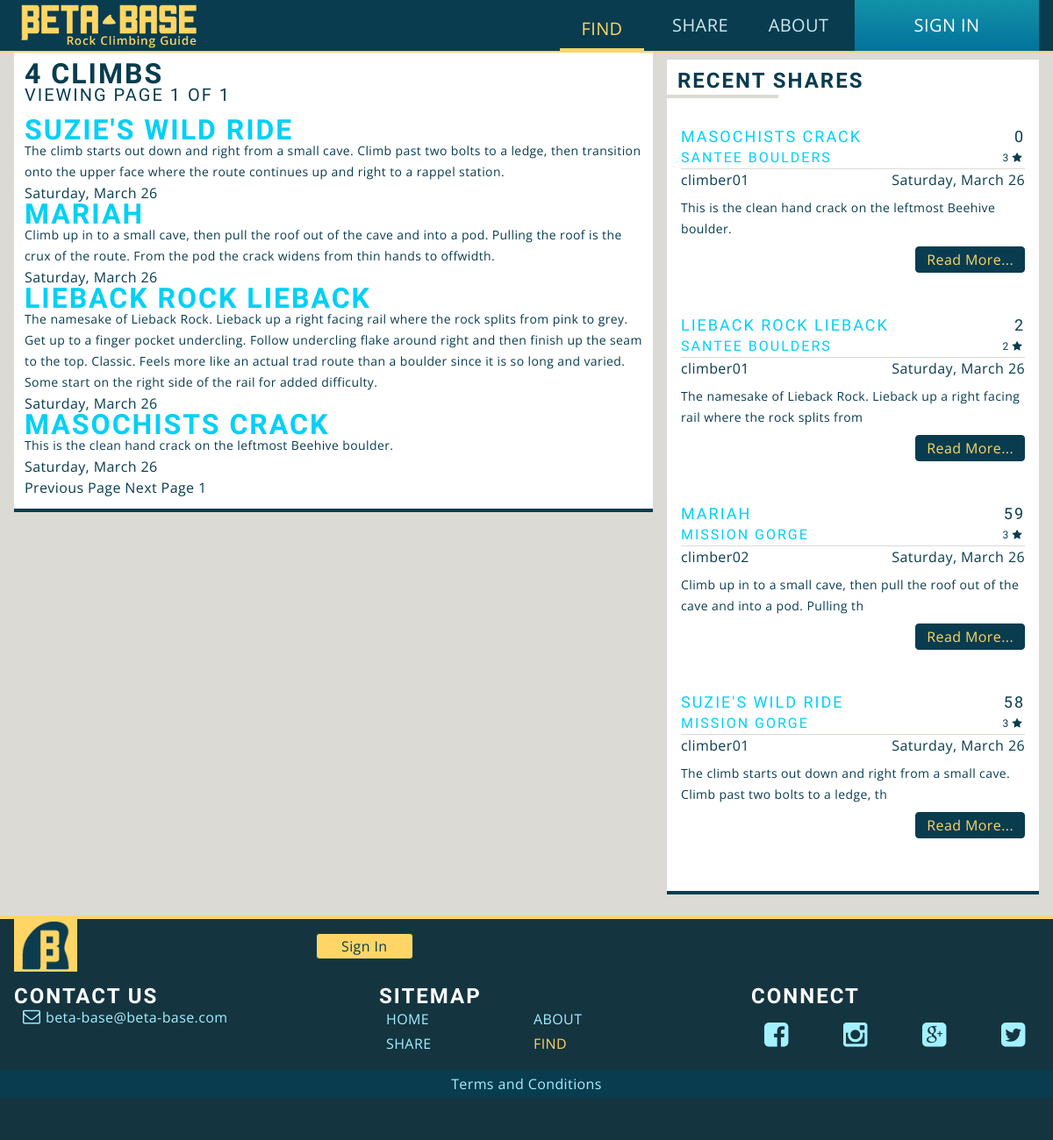
Page /search-result.php (signed in) on the earlier database version.
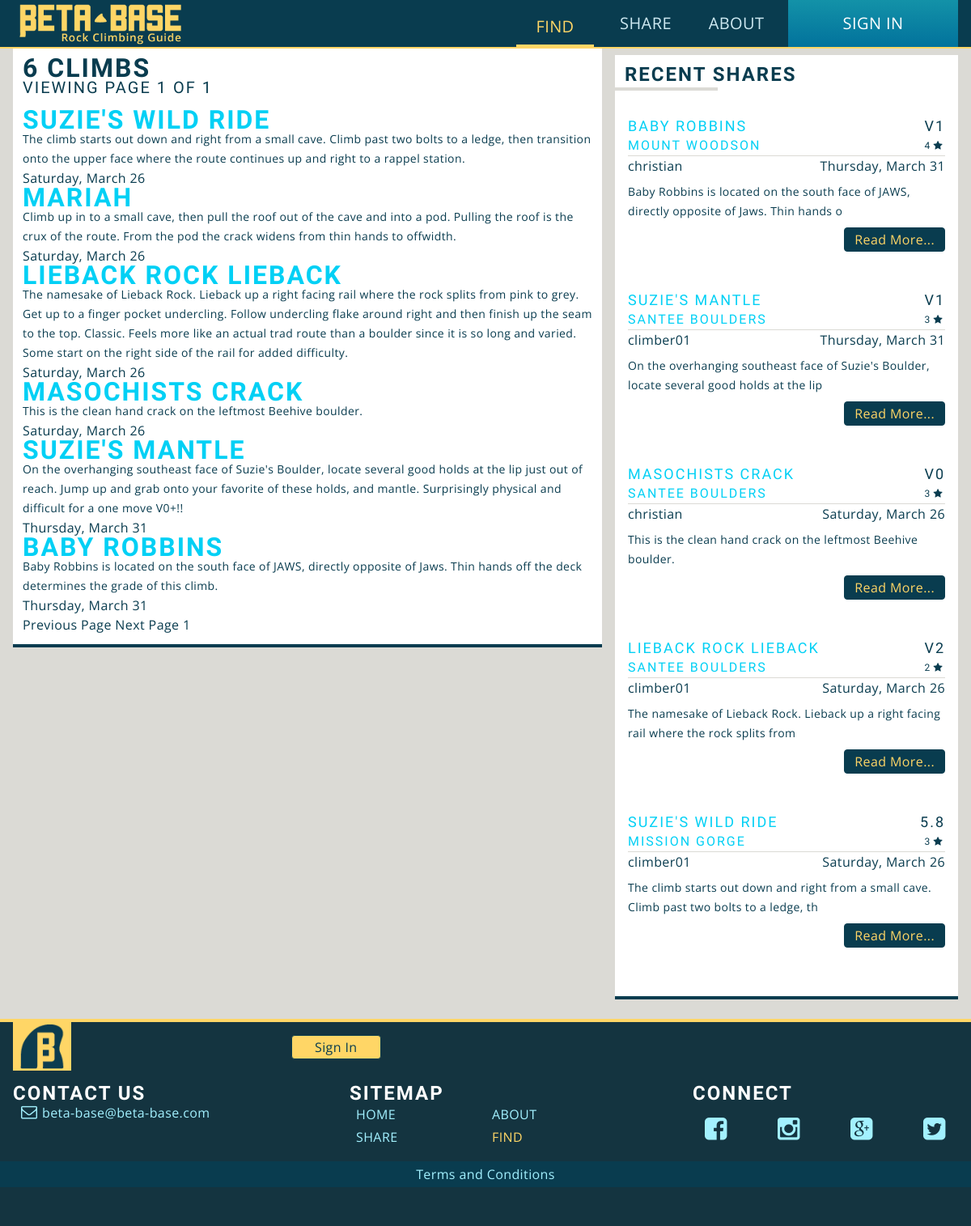
Same page on the later database version.
### tables this page shows
CREATE TABLE IF NOT EXISTS `climbs` (
`climb_id` mediumint(9) NOT NULL,
  `name` varchar(50) NOT NULL,
  `description` text NOT NULL,
  `date` datetime NOT NULL,
  `user_id` mediumint(9) NOT NULL,
  `area_id` mediumint(9) NOT NULL,
  `type` varchar(20) NOT NULL,
  `v_grade` varchar(3) DEFAULT NULL,
  `y_grade` varchar(5) DEFAULT NULL,
  `is_approved` tinyint(1) NOT NULL
);

CREATE TABLE IF NOT EXISTS `areas` (
`area_id` mediumint(9) NOT NULL,
  `title` varchar(50) NOT NULL,
  `description` text NOT NULL,
  `date` datetime NOT NULL,
  `longitude` float(10,6) NOT NULL,
  `latitude` float(10,6) NOT NULL,
  `zipcode` mediumint(9) NOT NULL,
  `user_id` mediumint(9) NOT NULL,
  `is_approved` tinyint(1) NOT NULL
);

CREATE TABLE IF NOT EXISTS `users` (
`user_id` mediumint(9) NOT NULL,
  `username` varchar(50) NOT NULL,
  `password` varchar(40) NOT NULL,
  `email` varchar(254) NOT NULL,
  `user_pic` text,
  `is_admin` tinyint(1) NOT NULL,
  `bio` text,
  `date_joined` datetime NOT NULL,
  `secret_key` varchar(40) NOT NULL
);

### functions.php (called while the page is built, shortened)
<?php
function nice_date( $datetime ){
	$date = new DateTime( $datetime );
	return $date->format('l,  F j');
}

### search-result.php (the view, shortened to what this page needs)
<?php
	include('userheader.php');
	include('header.php');
	$per_page = 8;
	$current_page = 1;
$phrase = mysqli_real_escape_string($db, $_GET['phrase']);
$query = "SELECT climbs.climb_id, climbs.type, areas.area_id, zipcode, name, title, climbs.description, climbs.date
					FROM climbs, areas
					WHERE climbs.is_approved = 1
					AND areas.is_approved = 1
					AND climbs.area_id = areas.area_id
					AND ( name like '%$phrase%'
					 OR climbs.description LIKE '%$phrase%'
					 OR climbs.type LIKE '%$phrase%'
					 OR climbs.v_grade LIKE '%$phrase%'
					 OR climbs.y_grade LIKE '%$phrase%'
					 OR areas.title LIKE '%$phrase%'
					 OR areas.description LIKE '%$phrase%'
					 OR areas.zipcode LIKE '%$phrase%'
					  )";
$result = $db->query($query);
$total = $result->num_rows;
?>
<div class="maincontainer">
	<main>
	<?php if($total >= 1){
		$total_pages = ceil($total/$per_page);
		if( $current_page <= $total_pages){
			$offset = ($current_page - 1) * $per_page;
			$query .= " limit $offset, $per_page";
			$result = $db->query($query);
		?>
		<section class="module">
			<h2><?php echo $total; ?> Climbs</h2>
			<h3>Viewing Page <?php echo $current_page; ?> of <?php echo $total_pages; ?></h3>
			<?php while( $row = $result->fetch_assoc() ){ ?>
			<article>
				<h2><a href="single-climb.php?climb_id=<?php echo $row['climb_id']; ?>">
					<?php echo $row['name']; ?></a></h2>
				<p><?php echo $row['description']; ?></p>
				<span class="climb-meta"><?php echo nice_date($row['date']); ?></span>
			</article>
			<?php }  ?>
			<?php
			$prev_page = $current_page - 1;
			$next_page = $current_page + 1; ?>
			<section class="pagination">
				<?php if($current_page > 1){ ?>
				<a href="search-result.php?phrase=<?php echo $phrase; ?>&amp;page=<?php echo $prev_page; ?>" class="prev">
					Previous Page
				</a>
				<?php }else{ ?>
					<span>Previous Page</span>
				<?php } ?>
				<?php
				if( $next_page <= $total_pages ){ ?>
				<a href="search-result.php?phrase=<?php echo $phrase; ?>&amp;page=<?php echo $next_page; ?>" class="next">
					Next Page
				</a>
				<?php }else{ ?>
					<span>Next Page</span>
				<?php } ?>
				<?php
				$counter = 1;
				while($counter <= $total_pages){
					if( $counter != $current_page){	 ?>
					<a href="search-result.php?phrase=<?php echo $phrase; ?>&amp;page=<?php echo $counter; ?>">
						<?php echo $counter ?>
					</a>
					<?php
							}else{
								echo $counter;
							}
						$counter++;
						} ?>
			</section>
			<?php
				}
				else{
					echo 'Invalid page';
				}
				}else{
				echo "no climbs found";
				} ?>
		</section>
	</main>
<?php include('aside.php'); ?>
</div>
<?php include('footer.php'); ?>

### aside.php (shortened to what this page needs)
<?php
	require('db-config.php');
	include_once('functions.php');
?>
	<aside>
		<section class="module secondary">
			<h4 class="bar_underline">Recent Shares</h4>
<?php
$query = "SELECT climbs.name, climbs.climb_id, climbs.description, climbs.v_grade, climbs.y_grade, climbs.date, areas.area_id, areas.title, users.username
			 FROM climbs, areas, users
			 WHERE areas.is_approved = 1
			 AND climbs.is_approved = 1
			 AND climbs.area_id = areas.area_id
			 AND climbs.user_id = users.user_id
			 ORDER BY climbs.date DESC
			 LIMIT 5";
	$result = $db->query($query);
	if($result->num_rows >= 1){
 ?>
			<?php while($row = $result->fetch_assoc() ){
			$climb_id = $row['climb_id']; ?>
			<article class="cf">
				<h5><a href="single-climb.php?climb_id=<?php echo $climb_id; ?>"><?php echo $row['name']; ?></a><span><?php
						if($row['v_grade'] == NULL){
							echo $row['y_grade'];
						}else{
							echo $row['v_grade'];
						}
					?></span></h5>
				<h6><a href="single-area.php?area_id=<?php echo $row['area_id']; ?>"><?php echo $row['title']; ?></a>
				<span class="ratings"><?php
				$rating_query = "SELECT AVG(rating) AS average FROM ratings WHERE climb_id = $climb_id";
				$rating_result = $db->query($rating_query);
				$rating_row = $rating_result->fetch_assoc();
				echo round($rating_row['average']);
				 ?><span class="icon-star"></span></span></h6>
				<p><?php echo $row['username']; ?><span><?php echo nice_date($row['date']); ?></span></p>
				<p><?php echo substr($row['description'], 0, 90); ?></p>
				<a href="#" class="btn">Read More...</a>
			</article>
<?php
		}
	}
	else{
		echo 'No posts found';
	}
?>
</section>
	</aside>

Differences in the rows shown:
no longer on one of the page's lists (row edited): climbs: name "MARIAH", y_grade "59", area.title "MISSION GORGE", user.username "climber02", date "Saturday, March 26", description "Climb up in to a small cave, then pull the roof out of the cave and into a pod. Pulling th"
changed climbs "SUZIE'S WILD RIDE": y_grade "58" → "5.8"
changed climbs "LIEBACK ROCK LIEBACK": v_grade "2" → "V2"
changed climbs "MASOCHISTS CRACK": v_grade "0" → "V0"; user.username "climber01" → "christian"
added climbs: name "SUZIE'S MANTLE", description "On the overhanging southeast face of Suzie's Boulder, locate several good holds at the lip just out of reach. Jump up and grab onto your favorite of these holds, and mantle. Surprisingly physical and difficult for a one move V0+!!", date "Thursday, March 31", v_grade "V1", area.title "SANTEE BOULDERS", average "3", user.username "climber01", description "On the overhanging southeast face of Suzie's Boulder, locate several good holds at the lip"
added climbs: name "BABY ROBBINS", description "Baby Robbins is located on the south face of JAWS, directly opposite of Jaws. Thin hands off the deck determines the grade of this climb.", date "Thursday, March 31", v_grade "V1", area.title "MOUNT WOODSON", average "4", user.username "christian", description "Baby Robbins is located on the south face of JAWS, directly opposite of Jaws. Thin hands o"
Other differences:
$total: "4" → "6"
